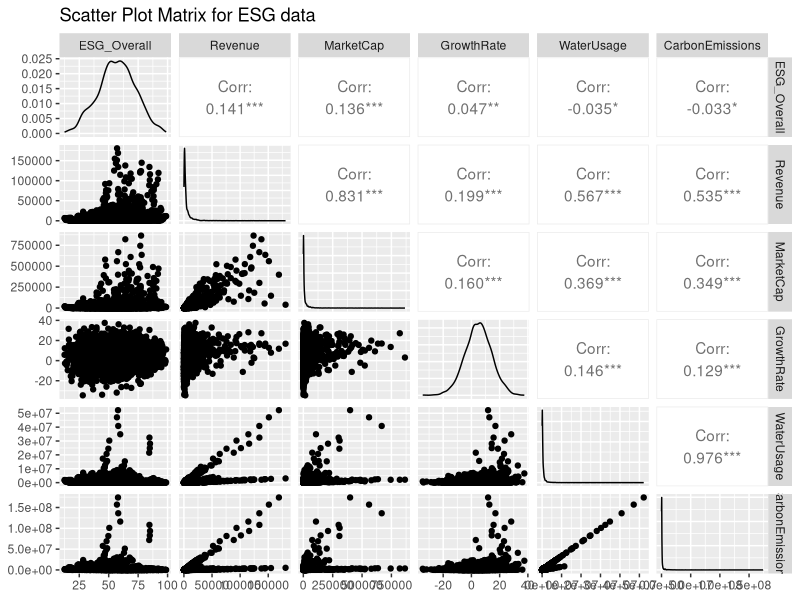

Write the R code that produced this figure. (Note: this script raises an error after producing the figure.)
################################################################################
###################      MULTIPLE LINEAR REGRESSION    #########################


esg_data <- read.csv("esg_financial_dataset.csv", row.names = 1)
head(esg_data)

# Vorremmo studiare la relazione tra Market capitalization congiuntamente a diverse covariate
# (Industry, ESG_Overall, Revenue, GrowthRate, WaterUsage, CarbonEmission)

# check variables

summary(esg_data)

#visualize data

Scatter_Matrix <- GGally::ggpairs(esg_data[,-1], 
                                  title = "Scatter Plot Matrix for ESG data", 
                                  axisLabels = "show") 
Scatter_Matrix

# relazioni marginali risposta-covariata: 
# - market cap e revenue hanno una relazione lineare (vediamo anche correlazione = 0.831)
# - WaterUsage e Carbon Emissions hanno una correlazione di circa 0.35 con MarketCap
# - ESG_Overall e MarketCap sembrano non avere una relazione lineare
# - GrowthRate e MarketCap sembrano non avere una relazione lineare
# dobbiamo stare attenti alla correlazione anche tra covariate: dobbiamo evitare la multicollinearità

# plot industry

ggplot(esg_data, aes(x = Industry)) +
  geom_bar(aes(y = ..count..), fill = "pink") +
  labs(x = "Industry",
       y = "Frequency") +
  theme_minimal()

ggplot(esg_data, aes(x = Industry, y = MarketCap, fill = Industry)) + 
  geom_boxplot() +
  ylim(0, 200000) + #migliorare la visualizzazione: abbiamo ridimensionato il range di MarketCap
  labs(title = "Boxplot",
       x = "Industry",
       y = "MarketCap") +
  theme_minimal()

esg_data$Industry_dummy <- ifelse(esg_data$Industry=="Technology", 1, 0)
esg_data$finance_dummy <- ifelse(esg_data$Industry=="Finance", 1, 0)

esg_data$Industry_dummy <- as.factor(esg_data$Industry_dummy)
esg_data$finance_dummy <- as.factor(esg_data$finance_dummy)
summary(esg_data)

#multiple linear regression
mod <- lm(MarketCap~ CarbonEmissions + WaterUsage + Revenue + finance_dummy + Industry_dummy, data=esg_data)
summary(mod)

# WaterUsage, CarbonEmissions, Revenue, IndustryTechnology e IndustryFinance hanno coefficienti significativi
# R2=0.7226 --> modello abbastanza buono
# F-statistic pone sotto H0: tutti coefficienti (no intercetta)=0 
# il pvalue è al di sotto di ogni soglia alpha --> rifiutiamo H0

# verifica assunzioni modello lineare
par(mfrow=c(2,2))
plot(mod)

# plot in alto-sinistra: sembra ci sia un leggero pattern --> forse problemi con linearità
# plot in alto-destra: code pesanti
# plot in basso-sinistra: omoschedasticità non sembra propriamente rispettata
# plot in alto-destra: qualche problema con influential points (76, 3034)

esg_data <- esg_data[-c(26,3034),]

#interaction

ggplot(esg_data, aes(x = GrowthRate, y = MarketCap, color = Industry)) +
  geom_point(size = 1, shape=3) +
  geom_smooth(method = "lm", se = FALSE) +  # Adds linear regression lines
  labs(
    x = "GrowthRate",
    y = "MarketCap",
    color = "Industry"
  ) + ylim(0, 35000) + 
  theme_minimal()

ggplot(esg_data, aes(x = Revenue, y = MarketCap, color = Industry)) +
  geom_point(size = 1, shape=3) +
  geom_smooth(method = "lm", se = FALSE) +  # Adds linear regression lines
  labs(
    x = "GrowthRate",
    y = "MarketCap",
    color = "Industry"
  ) + ylim(0, 35000) + 
  theme_minimal()

ggplot(esg_data, aes(x = WaterUsage, y = MarketCap, color = Industry)) +
  geom_point(size = 1, shape=3) +
  geom_smooth(method = "lm", se = FALSE) +  # Adds linear regression lines
  labs(
    x = "GrowthRate",
    y = "MarketCap",
    color = "Industry"
  ) + ylim(0, 35000) + 
  theme_minimal()

#dai plot sembra che tutti possano essere buoni candidati per interazioni
# proviamo ad aggiungere GrowthRate:Industry 

#add interaction
mod_int <- lm(MarketCap ~ CarbonEmissions + WaterUsage + Revenue + finance_dummy + Industry_dummy + GrowthRate:Industry, data = esg_data)
summary(mod_int)#interazioni non significative
#leggero incremento di R2
plot(mod_int)
# simile interpretazioni

#esercizio: provate a valutare le altre interazioni
